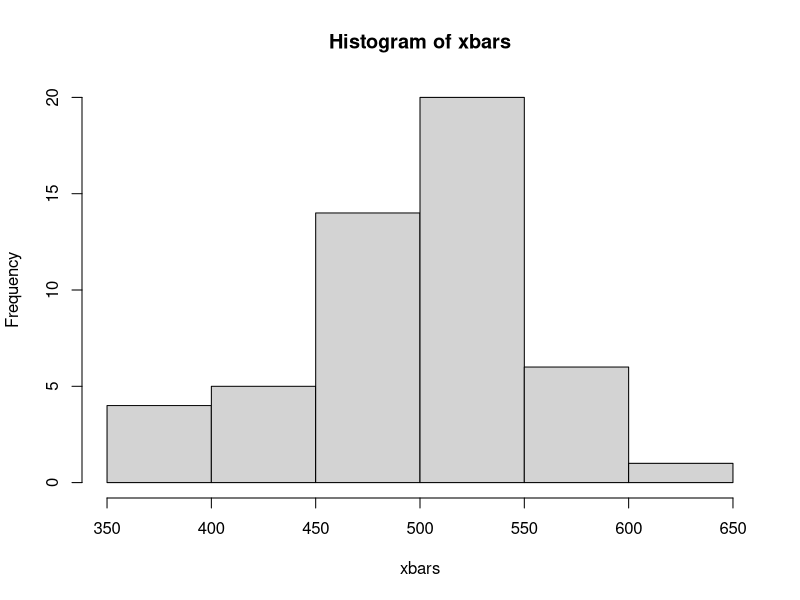
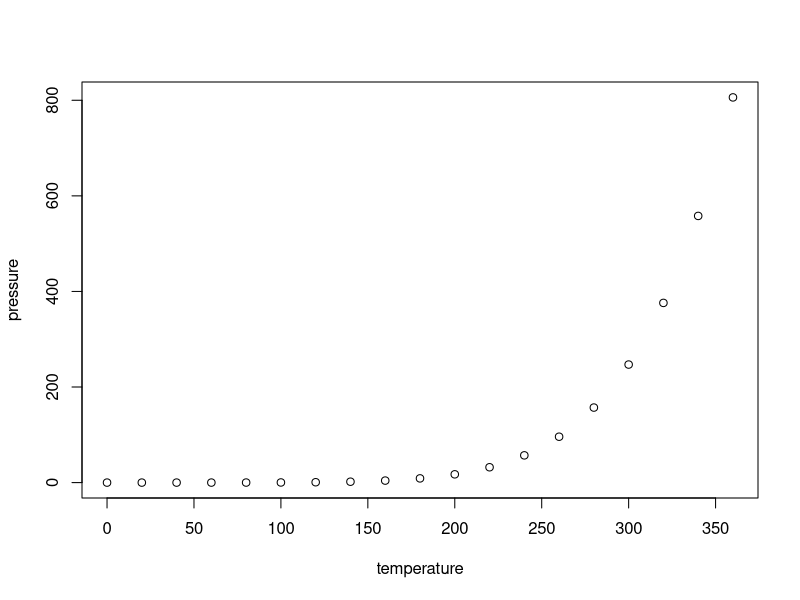

These charts were generated, in order, by the following R code:
## ---- chunk 1
a<-1:999
n<-30
i<-50
var_a<-var(a)*((n-1)/n)
sd_a<-sqrt(var_a)
## ---- chunk 2
xbars<-vector()
xbars<-sapply(1:i, function(x) xbars[x]=mean((sample(a, n, replace=F))))
## ---- chunk 3
knitr::opts_chunk$set(fig.width=4, fig.height=3) 
## ---- chunk 4
#| label: fig-test
#| fig-cap: "표본평균의 히스토그램"
hist(xbars)
## ---- chunk 5
lbound=mean(a)-2*sqrt(var_a/n)
ubound=mean(a)+2*sqrt(var_a/n)
## ---- chunk 6
summary(cars)
## ---- chunk 7
#| label: fig-test2
#| fig-cap: Pressure
plot(pressure)
